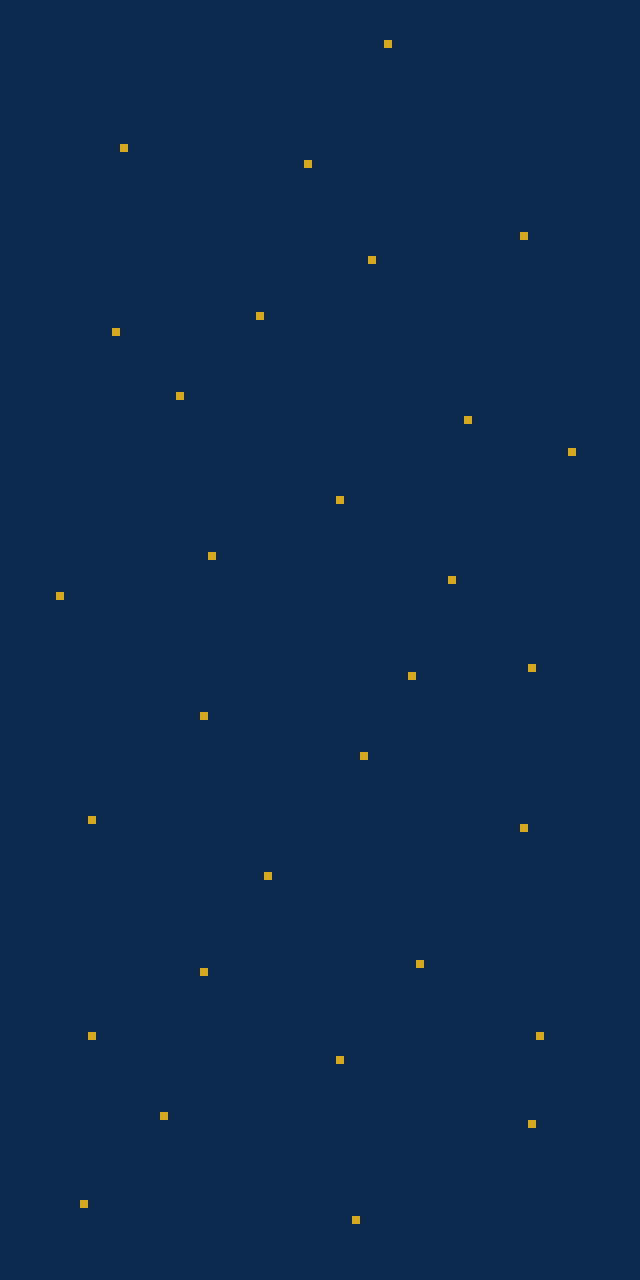

Rendered tile map (Tiled .tmx) drawn with the repository's tilesets; below, a short description and the map source with its tile grids summarised:
An orthogonal 80x160 tile map with 8x8 px tiles, 1 tile layer (Tile Layer 1).

<map version="1.10" tiledversion="1.11.0" orientation="orthogonal" renderorder="right-down" width="80" height="160" tilewidth="8" tileheight="8" infinite="0" nextlayerid="2" nextobjectid="1">
 <tileset firstgid="1" source="../images/Palette.tsx" />
 <layer id="1" name="Tile Layer 1" width="80" height="160">
  <data>[12800 cells, 12800 non-empty, 2 distinct tile ids]</data>
 </layer>
</map>
